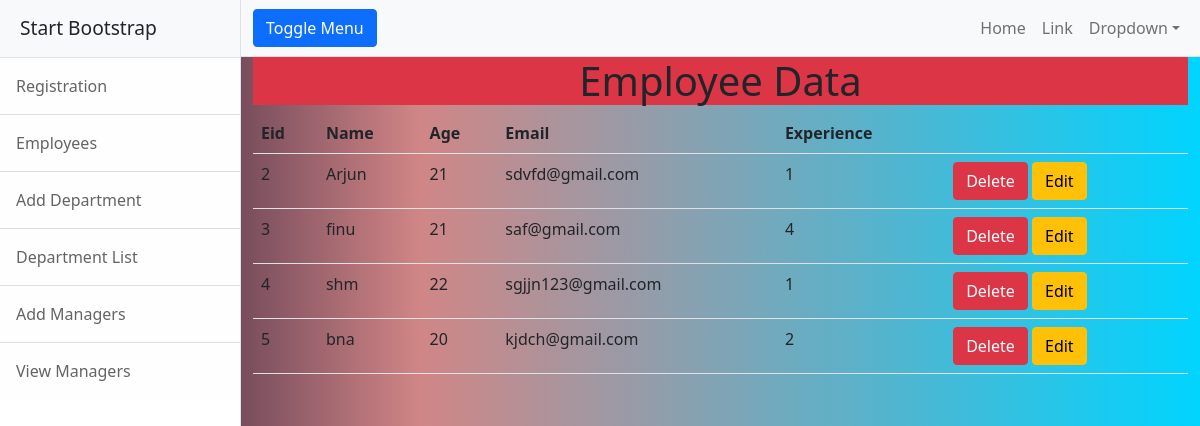
The page /accnt/vemp/ on the database its author committed.
### account/models.py (models this page shows, shortened)
class Regmodel(models.Model):
    eid=models.IntegerField(primary_key=True)
    name=models.CharField(max_length=120)
    age=models.IntegerField()
    email=models.EmailField(unique=True)
    experience=models.IntegerField()

### account/views.py (the view)
class ViewEmp(View):
    def get(self,request):
        emp=Regmodel.objects.all()
        return render(request,"viewemp.html",{"data":emp})

### account/templates/viewemp.html
{% extends 'index.html' %}
{% block index %}
    <h1 class="bg-danger text-dark text-center">Employee Data</h1>
     <table class="table table-hovered">
        <tr>
            <th>Eid</th>
            <th>Name</th>
            <th>Age</th>
            <th>Email</th>
            <th>Experience</th>
            <th></th>
        </tr>
        {%for i in data%}
        <tr>
            <td>{{i.eid}}</td>
            <td>{{i.name}}</td>
            <td>{{i.age}}</td>
            <td>{{i.email}}</td>
            <td>{{i.experience}}</td>
            <td>
                <a href="{% url 'delemp' i.eid%}" class="btn btn-danger">Delete</a>
                <a href="{% url 'editemp' i.eid %}" class="btn btn-warning ml-3">Edit</a>
            </td>
        </tr>
        {%endfor%}
     </table>
     {% endblock index %}

### account/static/css/style1.css (style rules this page uses)
body { background: rgb(2,0,36); background: linear-gradient(90deg, rgba(2,0,36,1) 0%, rgba(167,26,26,0.5298319156764268) 35%, rgba(0,212,255,1) 100%); }

### rows shown on the page
Regmodel: eid "2", name "Arjun", age "21", email "sdvfd@gmail.com", experience "1"
Regmodel: eid "3", name "finu", age "21", email "saf@gmail.com", experience "4"
Regmodel: eid "4", name "shm", age "22", email "sgjjn123@gmail.com", experience "1"
Regmodel: eid "5", name "bna", age "20", email "kjdch@gmail.com", experience "2"
